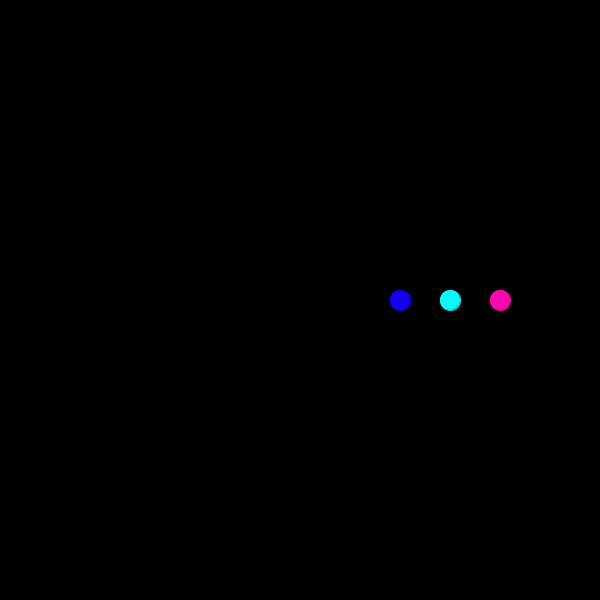
Frame 1 (no input)
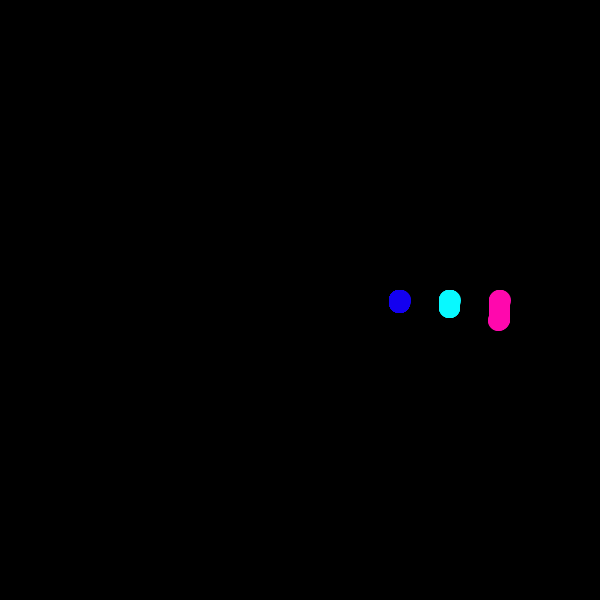
Frame 60 (the mouse pressed at the canvas centre just before this capture)
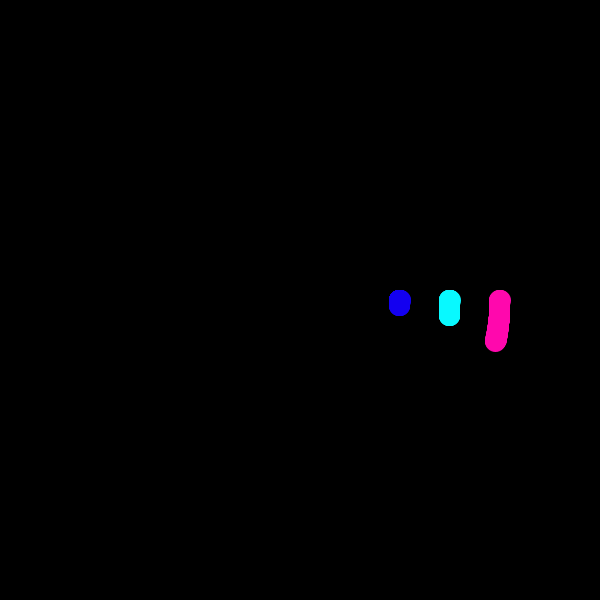
Frame 120 (the mouse held since frame 60 and released just before this capture)

The Processing sketch that drew these frames (run headless with seeded random() and noise(); from frame 60 on, the mouse is pressed at the canvas centre):

// Processing sketch: apple_watch
// ── apple_watch.pde
//|-----------------------------------------------------------|
//|Mode: Android/Java                                         |
//|Work by Tank Priyansu                                      |
//|If you have any query or suggestions regarding this project| 
//|feel free to contact me.                                   |
//|-----------------------------------------------------------|

float s;
float m;
float h;

void setup () {
  size(600,600);
  background(0);
  frameRate(10000);
}

void draw () {
  float px=width/2+200*cos(s);
  float py=height/2+200*sin(s);
  float cx=width/2+150*cos(m);
  float cy=height/2+150*sin(m);
  float bx=width/2+100*cos(h);
  float by=height/2+100*sin(h);
  
  fill(#FF08AD);
  stroke(#FF08AD);
  ellipse(px,py,20,20);
  
  fill(#08F9FF);
  stroke(#08F9FF);
  ellipse(cx,cy,20,20);
  
  fill(#1300F0);
  stroke(#1300F0);
  ellipse(bx,by,20,20);
  
  s+=(2*PI)/(3600);
  m+=(2*PI)/(3600*2);
  h+=(2*PI)/(3600*4);
  
  if (s>2*PI) {
  s=0;
  background(0);
  
  }
  
 
}
